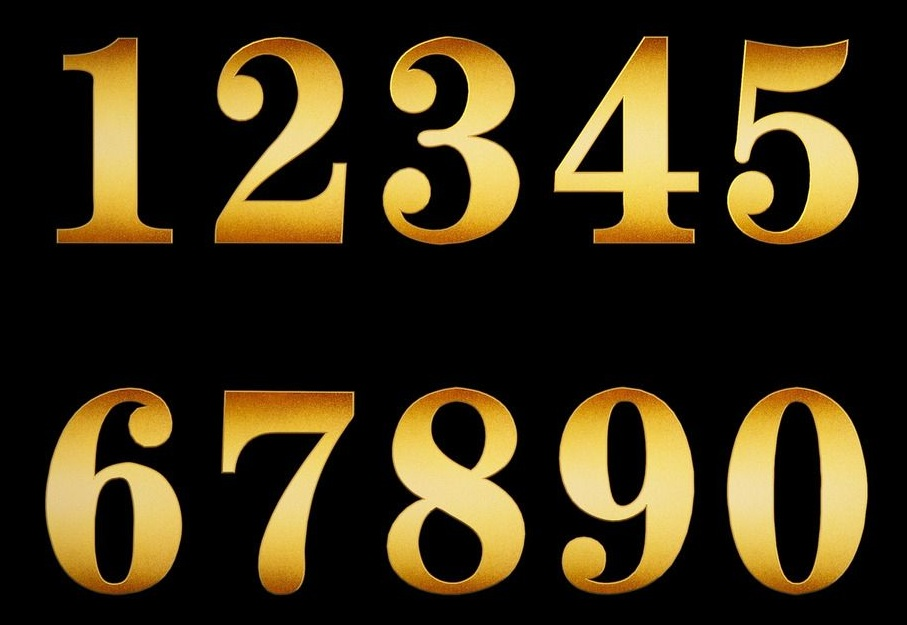
#> input picture numbers/1.jpg, 907 x 625 px; its folder holds only this picture in this run
$ python preprocess.py   (older library calls are emulated)
#> lines starting #> are read from the running program, lines starting #| are printed output that depends on the picture; after the words box and inside, x2 and y2 are one past the last pixel; in counts of white or black regions, pixels touching at a corner belong together
import glob as gb
import cv2
import numpy as np

img_path = gb.glob("numbers\\*")

k = 0
labels = []
samples = []

for path in img_path:
    img = cv2.imread(path)
#> img is the input picture: shape (625, 907, 3); mean B, G, R 21.5, 46.6, 57.7
    gray = cv2.cvtColor(img, cv2.COLOR_BGR2GRAY)
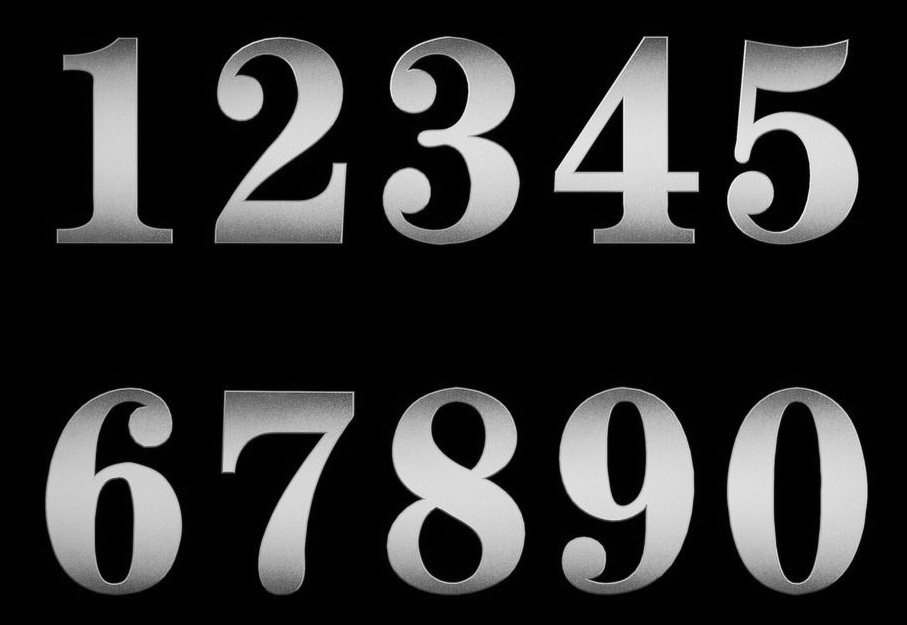
#> gray: shape (625, 907); min 0, max 246, mean 47.1
    blur = cv2.GaussianBlur(gray, (5, 5), 0)
    thresh = cv2.adaptiveThreshold(blur, 255, 1, 1, 11, 2)
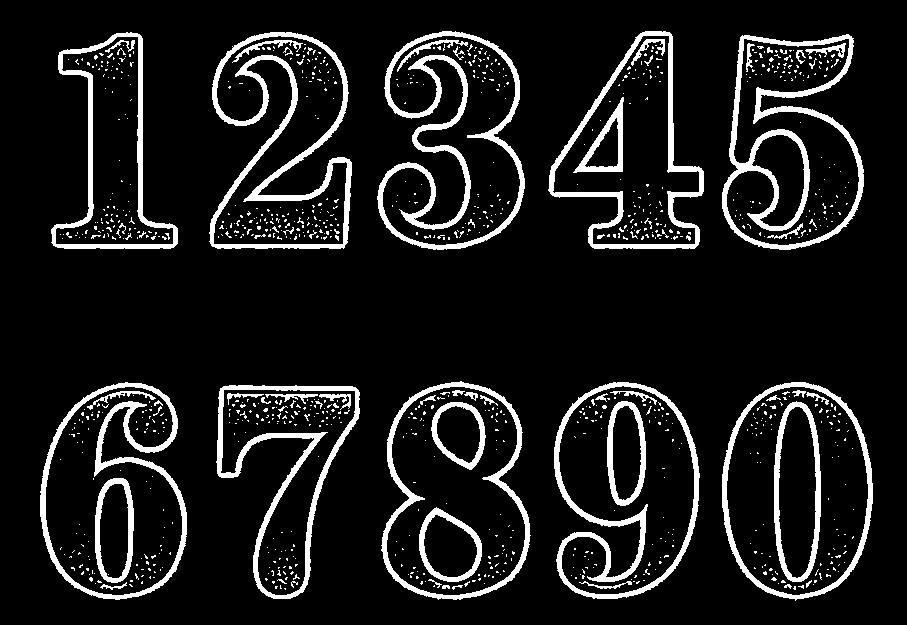
#> thresh: shape (625, 907); 10.3% white; 1058 white regions (992 under 20 px)

    image, contours, hierarchy = cv2.findContours(thresh, cv2.RETR_EXTERNAL,
                                                  cv2.CHAIN_APPROX_SIMPLE)
#> contours = 10 contours; largest, box (x1, y1, x2, y2) and area: (722, 382, 873, 601) 26200, (381, 381, 531, 600) 25614, (40, 382, 187, 600) 23564, (554, 382, 700, 599) 23432, (722, 34, 864, 250) 22732
    height, width = img.shape[:2]
#> height = 625; width = 907

    list1 = []
    list2 = []

    for cnt in contours:
        [x, y, w, h] = cv2.boundingRect(cnt)

        if w > 30 and h > (height/4):
            if y < (height/2):
                list1.append([x, y, w, h])
            else:
                list2.append([x, y, w, h])
#> this loop made 10 passes
#> (x, y, w, h) on passes 1 to 10: (216, 385, 144, 214), (722, 382, 151, 219), (554, 382, 146, 217), (40, 382, 147, 218), (381, 381, 150, 219), (722, 34, 142, 216), (209, 32, 143, 217), (51, 32, 127, 217), (548, 31, 156, 218), (377, 31, 148, 219)
#> after the loop, list1 = [[722, 34, 142, 216], [209, 32, 143, 217], [51, 32, 127, 217], [548, 31, 156, 218], [377, 31, 148, 219]]; list2 = [[216, 385, 144, 214], [722, 382, 151, 219], [554, 382, 146, 217], [40, 382, 147, 218], [381, 381, 150, 219]]

    list1_sorted = sorted(list1, key=lambda t: t[0])
#> list1_sorted = [[51, 32, 127, 217], [209, 32, 143, 217], [377, 31, 148, 219], [548, 31, 156, 218], [722, 34, 142, 216]]
    list2_sorted = sorted(list2, key=lambda t: t[0])
#> list2_sorted = [[40, 382, 147, 218], [216, 385, 144, 214], [381, 381, 150, 219], [554, 382, 146, 217], [722, 382, 151, 219]]

    for i in range(5):
        [x1, y1, w1, h1] = list1_sorted[i]
        [x2, y2, w2, h2] = list2_sorted[i]

        number_roi1 = gray[y1: y1+h1, x1: x1+w1]
        number_roi2 = gray[y2: y2+h2, x2: x2+w2]

        resized_roi1 = cv2.resize(number_roi1, (20, 40))
        thresh1 = cv2.adaptiveThreshold(resized_roi1, 255, 1, 1, 11, 2)
        resized_roi2 = cv2.resize(number_roi2, (20, 40))
        thresh2 = cv2.adaptiveThreshold(resized_roi2, 255, 1, 1, 11, 2)

        number_path1 = "number\\%s\\%d" % (str(i+1), k) + ".jpg"
        j = i + 6
        if j == 10:
            j = 0
        number_path2 = "number\\%s\\%d" % (str(j), k) + ".jpg"
        k += 1

        normalized_roi1 = thresh1/255.
        normalized_roi2 = thresh2/255.

        sample1 = normalized_roi1.reshape((1, 800))
        samples.append(sample1[0])
        labels.append(float(i+1))

        sample2 = normalized_roi2.reshape((1, 800))
        samples.append(sample2[0])
        labels.append(float(j))

        cv2.imwrite(number_path1, thresh1)
        cv2.imwrite(number_path2, thresh2)
        cv2.imshow("number", normalized_roi1)
        cv2.waitKey(5)
#> this loop made 5 passes
#> (x1, y1, w1, h1, x2, y2, w2, h2) on passes 1 to 5: (51, 32, 127, 217, 40, 382, 147, 218), (209, 32, 143, 217, 216, 385, 144, 214), (377, 31, 148, 219, 381, 381, 150, 219), (548, 31, 156, 218, 554, 382, 146, 217), (722, 34, 142, 216, 722, 382, 151, 219)
#> pass 1, `number_roi1 = gray[y1: y1+h1, x1: x1+w1]`:
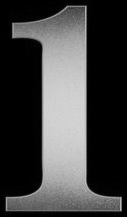
#> number_roi1: shape (217, 127); min 0, max 213, mean 64.5
#> pass 1, `thresh1 = cv2.adaptiveThreshold(resized_roi1, 255, 1, 1, 11, 2)`:
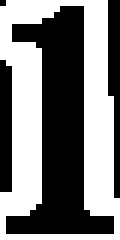
#> thresh1: shape (40, 20) (shown 6 times larger); 49.1% white; 1 white region, box (x1, y1, x2, y2) and area: (0, 0, 20, 40) 393
#> after the loop:
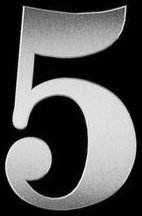
#> number_roi1: shape (216, 142); min 0, max 246, mean 88.7
#> after the loop:
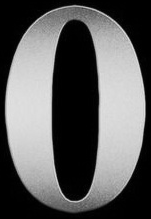
#> number_roi2: shape (219, 151); min 0, max 227, mean 94.3
#> after the loop:
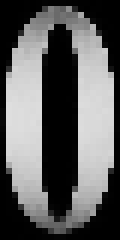
#> resized_roi2: shape (40, 20) (shown 6 times larger); min 0, max 222, mean 93.7
#> after the loop, k = 5; labels = [1, 6, 2, 7, 3, 8, 4, 9, 5, 0]; samples = 10 items

samples = np.array(samples, np.float32)
labels = np.array(labels, np.float32)
labels = labels.reshape((labels.size, 1))

np.save("samples.npy", samples)
np.save("label.npy", labels)

test = np.load("samples.npy")
label = np.load("label.npy")
print(test[0])
print(test[0].shape)
print("label: ", label[0])

$ run again, on numbers/4.jpg
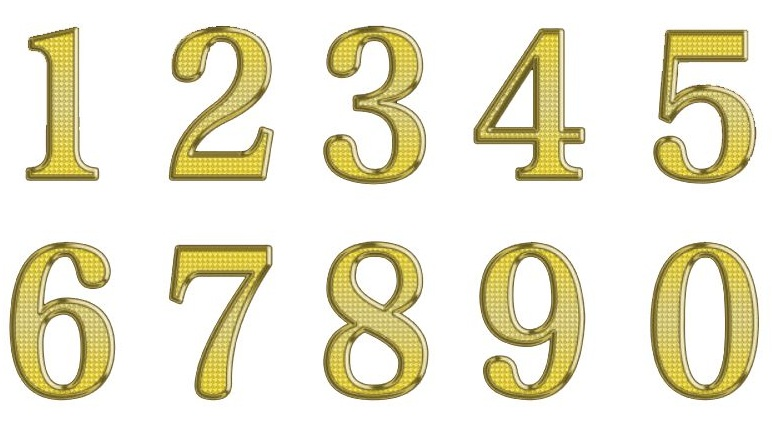
#> input picture numbers/4.jpg, 775 x 421 px
#> img is the input picture: shape (421, 775, 3); mean B, G, R 207.8, 231.1, 234.9
#> `thresh = cv2.adaptiveThreshold(blur, 255, 1, 1, 11, 2)`:
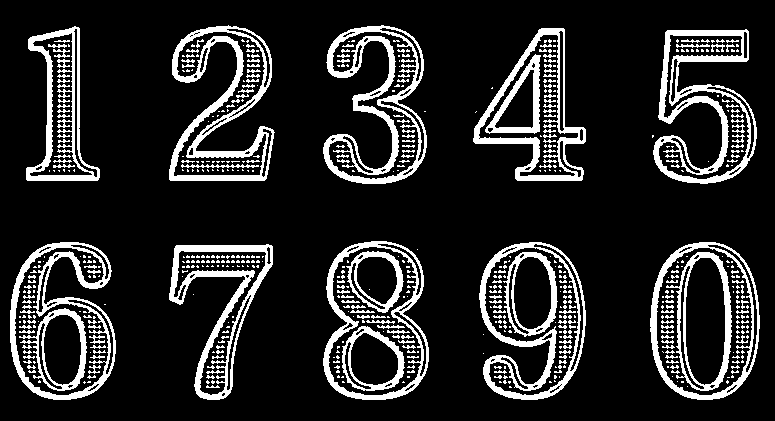
#> thresh: shape (421, 775); 15.5% white; 606 white regions (432 under 20 px)
#> contours = 20 contours, 10 with area under 20; largest, box (x1, y1, x2, y2) and area: (650, 242, 760, 400) 14099, (323, 241, 429, 400) 13450, (10, 242, 116, 400) 12138, (479, 242, 586, 400) 12131, (169, 25, 275, 181) 9168
#> the loop `for cnt in contours:` made 20 passes
#> (x, y, w, h) on passes 1, 2, 4, 5, 6, 7, 8, 9: (483, 353, 1, 1), (483, 334, 1, 1), (193, 294, 1, 1), (417, 249, 1, 1), (169, 244, 104, 156), (650, 242, 110, 158), (479, 242, 107, 158), (10, 242, 106, 158)
#> after the loop `for cnt in contours:`: list1 = [[653, 29, 104, 155], [473, 28, 113, 153], [26, 26, 74, 155], [323, 25, 104, 159], [169, 25, 106, 156]]; list2 = [[169, 244, 104, 156], [650, 242, 110, 158], [479, 242, 107, 158], [10, 242, 106, 158], [323, 241, 106, 159]]
#> list1_sorted = [[26, 26, 74, 155], [169, 25, 106, 156], [323, 25, 104, 159], [473, 28, 113, 153], [653, 29, 104, 155]]
#> list2_sorted = [[10, 242, 106, 158], [169, 244, 104, 156], [323, 241, 106, 159], [479, 242, 107, 158], [650, 242, 110, 158]]
#> the loop `for i in range(5):` made 5 passes
#> (x1, y1, w1, h1, x2, y2, w2, h2) on passes 1 to 5: (26, 26, 74, 155, 10, 242, 106, 158), (169, 25, 106, 156, 169, 244, 104, 156), (323, 25, 104, 159, 323, 241, 106, 159), (473, 28, 113, 153, 479, 242, 107, 158), (653, 29, 104, 155, 650, 242, 110, 158)
#> after the loop `for i in range(5):`:
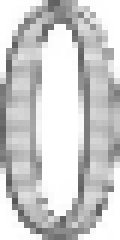
#> resized_roi2: shape (40, 20) (shown 6 times larger); min 87, max 255, mean 203.9
#> after the loop `for i in range(5):`: k = 5; labels = [1, 6, 2, 7, 3, 8, 4, 9, 5, 0]; samples = 10 items

$ run again, on numbers/6.jpg
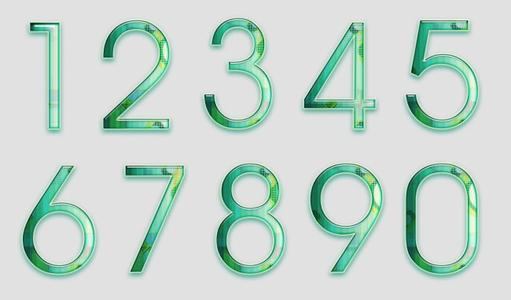
#> input picture numbers/6.jpg, 511 x 300 px
#> img is the input picture: shape (300, 511, 3); mean B, G, R 208.5, 215.8, 199.6
#> `thresh = cv2.adaptiveThreshold(blur, 255, 1, 1, 11, 2)`:
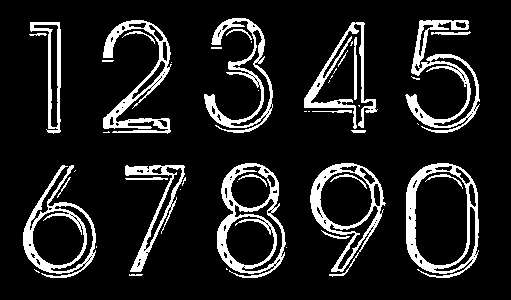
#> thresh: shape (300, 511); 12.7% white; 48 white regions (21 under 20 px)
#> contours = 44 contours, 26 with area under 20; largest, box (x1, y1, x2, y2) and area: (406, 163, 479, 278) 6935, (217, 163, 286, 278) 5860, (310, 163, 386, 277) 4704, (23, 165, 96, 278) 4288, (405, 20, 480, 133) 2510
#> the loop `for cnt in contours:` made 44 passes
#> (x, y, w, h) on passes 1, 2, 4, 6, 7, 8, 9, 10: (129, 274, 14, 2), (34, 269, 6, 4), (286, 247, 1, 1), (321, 230, 29, 9), (180, 189, 1, 1), (182, 177, 4, 9), (125, 177, 43, 3), (57, 177, 14, 21)
#> after the loop `for cnt in contours:`: list1 = [[304, 22, 74, 107], [30, 22, 31, 112], [405, 20, 75, 113], [103, 20, 69, 114], [204, 18, 69, 115]]; list2 = [[125, 165, 60, 107], [23, 165, 73, 113], [406, 163, 73, 115], [310, 163, 76, 114], [217, 163, 69, 115]]
#> list1_sorted = [[30, 22, 31, 112], [103, 20, 69, 114], [204, 18, 69, 115], [304, 22, 74, 107], [405, 20, 75, 113]]
#> list2_sorted = [[23, 165, 73, 113], [125, 165, 60, 107], [217, 163, 69, 115], [310, 163, 76, 114], [406, 163, 73, 115]]
#> the loop `for i in range(5):` made 5 passes
#> (x1, y1, w1, h1, x2, y2, w2, h2) on passes 1 to 5: (30, 22, 31, 112, 23, 165, 73, 113), (103, 20, 69, 114, 125, 165, 60, 107), (204, 18, 69, 115, 217, 163, 69, 115), (304, 22, 74, 107, 310, 163, 76, 114), (405, 20, 75, 113, 406, 163, 73, 115)
#> after the loop `for i in range(5):`:
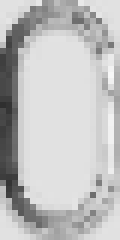
#> resized_roi2: shape (40, 20) (shown 6 times larger); min 47, max 247, mean 192
#> after the loop `for i in range(5):`: k = 5; labels = [1, 6, 2, 7, 3, 8, 4, 9, 5, 0]; samples = 10 items

$ run again, on numbers/10.jpg
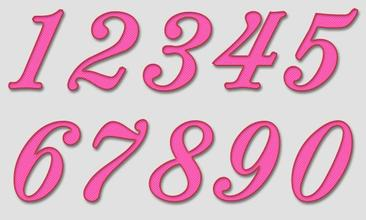
#> input picture numbers/10.jpg, 366 x 220 px
#> img is the input picture: shape (220, 366, 3); mean B, G, R 199.6, 183.1, 220.5
#> thresh: shape (220, 366); 17.4% white; 16 white regions (1 under 20 px)
#> contours = 11 contours, 1 with area under 20; largest, box (x1, y1, x2, y2) and area: (291, 120, 354, 204) 3645, (148, 120, 215, 204) 3254, (13, 121, 82, 204) 3080, (213, 120, 282, 204) 3056, (212, 11, 288, 91) 2530
#> the loop `for cnt in contours:` made 11 passes
#> (x, y, w, h) on passes 2 to 9: (13, 121, 69, 83), (291, 120, 63, 84), (213, 120, 69, 84), (148, 120, 67, 84), (83, 119, 66, 85), (142, 12, 71, 82), (212, 11, 76, 80), (67, 11, 73, 82)
#> after the loop `for cnt in contours:`: list1 = [[142, 12, 71, 82], [212, 11, 76, 80], [67, 11, 73, 82], [8, 9, 57, 83], [283, 8, 76, 86]]; list2 = [[13, 121, 69, 83], [291, 120, 63, 84], [213, 120, 69, 84], [148, 120, 67, 84], [83, 119, 66, 85]]
#> list1_sorted = [[8, 9, 57, 83], [67, 11, 73, 82], [142, 12, 71, 82], [212, 11, 76, 80], [283, 8, 76, 86]]
#> list2_sorted = [[13, 121, 69, 83], [83, 119, 66, 85], [148, 120, 67, 84], [213, 120, 69, 84], [291, 120, 63, 84]]
#> the loop `for i in range(5):` made 5 passes
#> (x1, y1, w1, h1, x2, y2, w2, h2) on passes 1 to 5: (8, 9, 57, 83, 13, 121, 69, 83), (67, 11, 73, 82, 83, 119, 66, 85), (142, 12, 71, 82, 148, 120, 67, 84), (212, 11, 76, 80, 213, 120, 69, 84), (283, 8, 76, 86, 291, 120, 63, 84)
#> after the loop `for i in range(5):`:
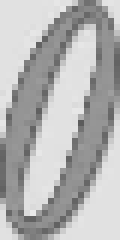
#> resized_roi2: shape (40, 20) (shown 6 times larger); min 92, max 233, mean 178.9
#> after the loop `for i in range(5):`: k = 5; labels = [1, 6, 2, 7, 3, 8, 4, 9, 5, 0]; samples = 10 items
